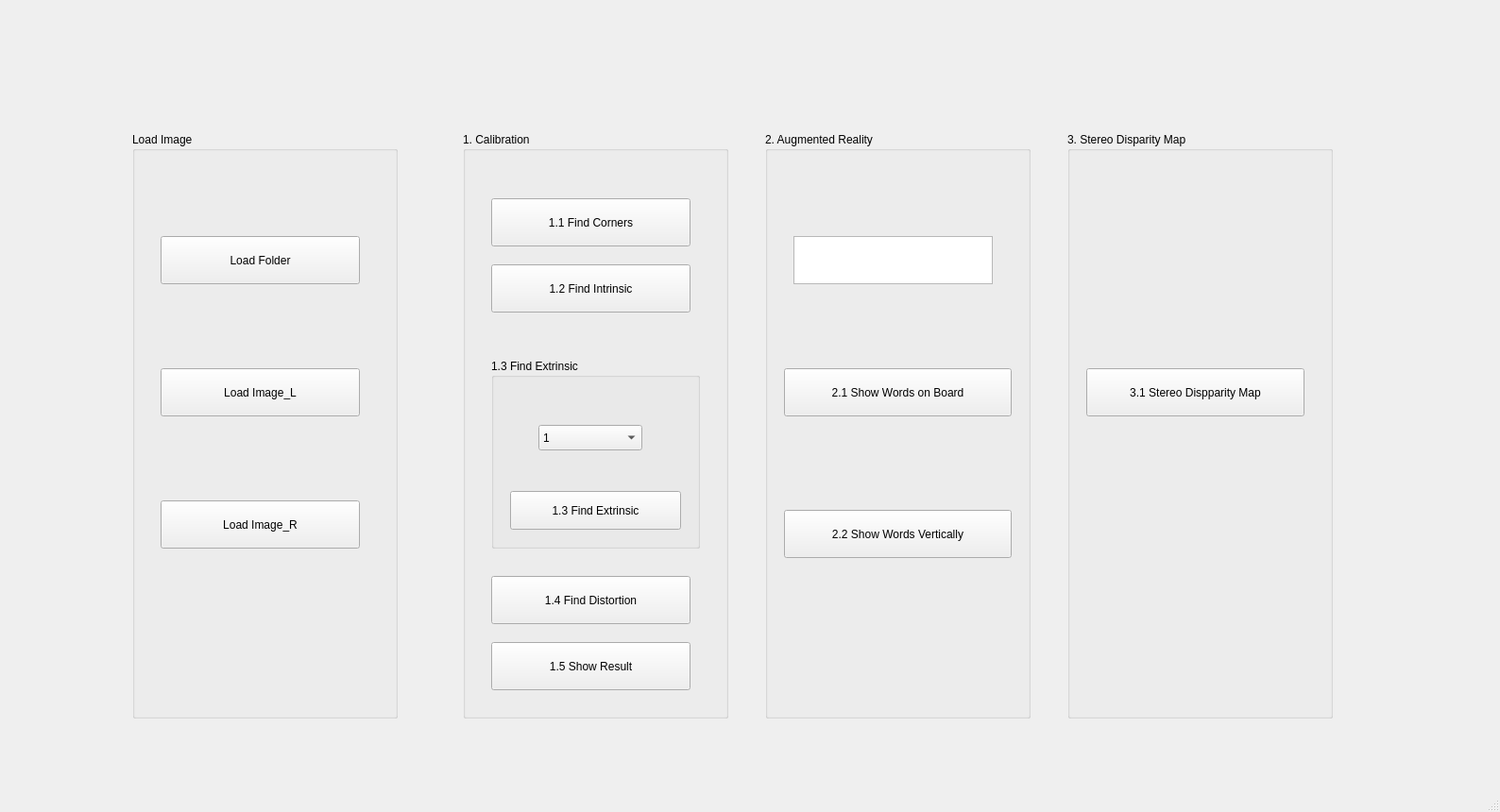
<?xml version="1.0" encoding="UTF-8"?>
<ui version="4.0">
 <class>MainWindow</class>
 <widget class="QMainWindow" name="MainWindow">
  <property name="geometry">
   <rect>
    <x>0</x>
    <y>0</y>
    <width>1588</width>
    <height>860</height>
   </rect>
  </property>
  <property name="windowTitle">
   <string>MainWindow</string>
  </property>
  <widget class="QWidget" name="centralwidget">
   <widget class="QGroupBox" name="groupBoxLoadImage">
    <property name="geometry">
     <rect>
      <x>140</x>
      <y>140</y>
      <width>281</width>
      <height>621</height>
     </rect>
    </property>
    <property name="title">
     <string>Load Image</string>
    </property>
    <widget class="QPushButton" name="pushButtonLoadFolder">
     <property name="geometry">
      <rect>
       <x>30</x>
       <y>110</y>
       <width>211</width>
       <height>51</height>
      </rect>
     </property>
     <property name="text">
      <string>Load Folder</string>
     </property>
    </widget>
    <widget class="QPushButton" name="pushButtonLoadImageR">
     <property name="geometry">
      <rect>
       <x>30</x>
       <y>390</y>
       <width>211</width>
       <height>51</height>
      </rect>
     </property>
     <property name="text">
      <string>Load Image_R</string>
     </property>
    </widget>
    <widget class="QPushButton" name="pushButtonLoadImageL">
     <property name="geometry">
      <rect>
       <x>30</x>
       <y>250</y>
       <width>211</width>
       <height>51</height>
      </rect>
     </property>
     <property name="text">
      <string>Load Image_L</string>
     </property>
    </widget>
   </widget>
   <widget class="QGroupBox" name="groupBoxStereoDisparityMap">
    <property name="geometry">
     <rect>
      <x>1130</x>
      <y>140</y>
      <width>281</width>
      <height>621</height>
     </rect>
    </property>
    <property name="title">
     <string>3. Stereo Disparity Map</string>
    </property>
    <widget class="QPushButton" name="pushButtonStereoDisparityMap">
     <property name="geometry">
      <rect>
       <x>20</x>
       <y>250</y>
       <width>231</width>
       <height>51</height>
      </rect>
     </property>
     <property name="text">
      <string>3.1 Stereo Dispparity Map</string>
     </property>
    </widget>
   </widget>
   <widget class="QGroupBox" name="groupBoxCalibration">
    <property name="geometry">
     <rect>
      <x>490</x>
      <y>140</y>
      <width>281</width>
      <height>621</height>
     </rect>
    </property>
    <property name="title">
     <string>1. Calibration</string>
    </property>
    <widget class="QPushButton" name="pushButtonFindCorners">
     <property name="geometry">
      <rect>
       <x>30</x>
       <y>70</y>
       <width>211</width>
       <height>51</height>
      </rect>
     </property>
     <property name="text">
      <string>1.1 Find Corners</string>
     </property>
    </widget>
    <widget class="QPushButton" name="pushButtonFindIntrinsic">
     <property name="geometry">
      <rect>
       <x>30</x>
       <y>140</y>
       <width>211</width>
       <height>51</height>
      </rect>
     </property>
     <property name="text">
      <string>1.2 Find Intrinsic</string>
     </property>
    </widget>
    <widget class="QGroupBox" name="groupBoxFindExtrinsic">
     <property name="geometry">
      <rect>
       <x>30</x>
       <y>240</y>
       <width>221</width>
       <height>201</height>
      </rect>
     </property>
     <property name="title">
      <string>1.3 Find Extrinsic</string>
     </property>
     <widget class="QPushButton" name="pushButtonFindExtrinsic">
      <property name="geometry">
       <rect>
        <x>20</x>
        <y>140</y>
        <width>181</width>
        <height>41</height>
       </rect>
      </property>
      <property name="text">
       <string>1.3 Find Extrinsic</string>
      </property>
     </widget>
     <widget class="QComboBox" name="comboBoxFindExtrinsic">
      <property name="geometry">
       <rect>
        <x>50</x>
        <y>70</y>
        <width>110</width>
        <height>27</height>
       </rect>
      </property>
      <item>
       <property name="text">
        <string>1</string>
       </property>
      </item>
      <item>
       <property name="text">
        <string>2</string>
       </property>
      </item>
      <item>
       <property name="text">
        <string>3</string>
       </property>
      </item>
      <item>
       <property name="text">
        <string>4</string>
       </property>
      </item>
      <item>
       <property name="text">
        <string>5</string>
       </property>
      </item>
      <item>
       <property name="text">
        <string>6</string>
       </property>
      </item>
      <item>
       <property name="text">
        <string>7</string>
       </property>
      </item>
      <item>
       <property name="text">
        <string>8</string>
       </property>
      </item>
      <item>
       <property name="text">
        <string>9</string>
       </property>
      </item>
      <item>
       <property name="text">
        <string>10</string>
       </property>
      </item>
      <item>
       <property name="text">
        <string>11</string>
       </property>
      </item>
      <item>
       <property name="text">
        <string>12</string>
       </property>
      </item>
      <item>
       <property name="text">
        <string>13</string>
       </property>
      </item>
      <item>
       <property name="text">
        <string>14</string>
       </property>
      </item>
      <item>
       <property name="text">
        <string>15</string>
       </property>
      </item>
     </widget>
    </widget>
    <widget class="QPushButton" name="pushButtonShowResult">
     <property name="geometry">
      <rect>
       <x>30</x>
       <y>540</y>
       <width>211</width>
       <height>51</height>
      </rect>
     </property>
     <property name="text">
      <string>1.5 Show Result</string>
     </property>
    </widget>
    <widget class="QPushButton" name="pushButtonFindDistortion">
     <property name="geometry">
      <rect>
       <x>30</x>
       <y>470</y>
       <width>211</width>
       <height>51</height>
      </rect>
     </property>
     <property name="text">
      <string>1.4 Find Distortion</string>
     </property>
    </widget>
   </widget>
   <widget class="QGroupBox" name="groupBoxAugmentedReality">
    <property name="geometry">
     <rect>
      <x>810</x>
      <y>140</y>
      <width>281</width>
      <height>621</height>
     </rect>
    </property>
    <property name="title">
     <string>2. Augmented Reality</string>
    </property>
    <widget class="QPushButton" name="pushButtonShowWordsOnBoard">
     <property name="geometry">
      <rect>
       <x>20</x>
       <y>250</y>
       <width>241</width>
       <height>51</height>
      </rect>
     </property>
     <property name="text">
      <string>2.1 Show Words on Board</string>
     </property>
    </widget>
    <widget class="QTextEdit" name="textEditAugmentedReality">
     <property name="geometry">
      <rect>
       <x>30</x>
       <y>110</y>
       <width>211</width>
       <height>51</height>
      </rect>
     </property>
    </widget>
    <widget class="QPushButton" name="pushButtonShowWordsVertically">
     <property name="geometry">
      <rect>
       <x>20</x>
       <y>400</y>
       <width>241</width>
       <height>51</height>
      </rect>
     </property>
     <property name="text">
      <string>2.2 Show Words Vertically</string>
     </property>
    </widget>
   </widget>
  </widget>
  <widget class="QStatusBar" name="statusbar"/>
 </widget>
 <resources/>
 <connections/>
</ui>
